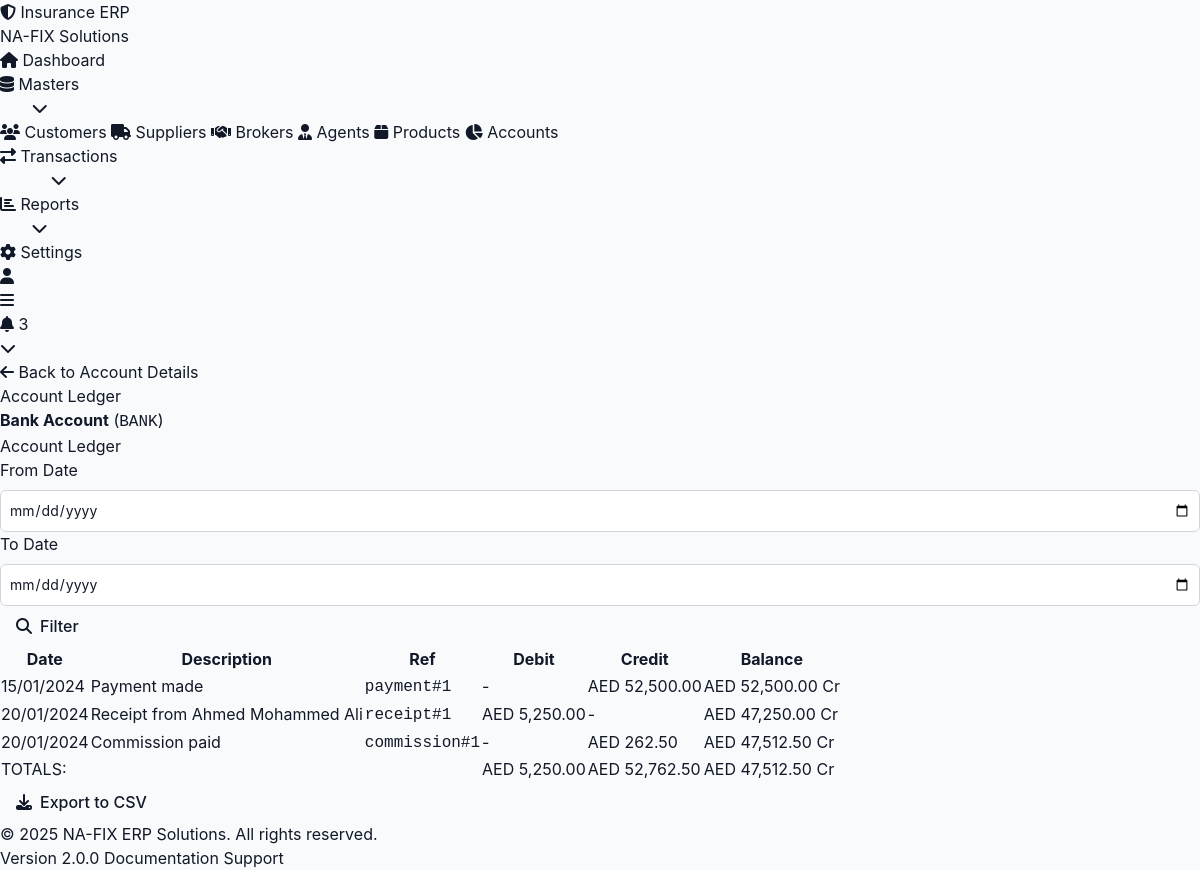
Page /accounts/ledger/2 on the committed database.
### tables this page shows
CREATE TABLE IF NOT EXISTS `accounts` (
  `account_id` int(11) NOT NULL AUTO_INCREMENT,
  `account_code` varchar(50) NOT NULL,
  `account_name` varchar(255) NOT NULL,
  `account_type` enum('asset','liability','equity','income','expense') NOT NULL,
  `description` text,
  `is_system` tinyint(1) DEFAULT 0,
  `status` tinyint(1) DEFAULT 1,
  PRIMARY KEY (`account_id`),
  UNIQUE KEY `account_code` (`account_code`),
  KEY `account_type` (`account_type`)
);

CREATE TABLE IF NOT EXISTS `daybook` (
  `id` int(11) NOT NULL AUTO_INCREMENT,
  `date` date NOT NULL,
  `account_code` varchar(50) NOT NULL,
  `debit` decimal(15,2) DEFAULT 0.00,
  `credit` decimal(15,2) DEFAULT 0.00,
  `narration` text,
  `reference_type` varchar(50) DEFAULT NULL,
  `reference_id` int(11) DEFAULT NULL,
  `created_at` timestamp DEFAULT CURRENT_TIMESTAMP,
  PRIMARY KEY (`id`),
  KEY `date` (`date`),
  KEY `account_code` (`account_code`),
  KEY `reference` (`reference_type`,`reference_id`)
);

### application/controllers/Accounts.php (called while the page is built, shortened)
<?php
class Accounts extends CI_Controller {
    public function __construct() {
        $this->load->model('Account_model');
    }
    public function ledger($account_id) {
        $account = $this->Account_model->get_by_id($account_id);
        $from_date = $this->input->get('from_date');
        $to_date = $this->input->get('to_date');
        $ledger_entries = $this->Account_model->get_ledger($account->account_code, $from_date, $to_date);
        $opening_balance = 0;
        $running_balance = $opening_balance;
        foreach ($ledger_entries as $entry) {
            $running_balance += ($entry->debit - $entry->credit);
            $entry->running_balance = $running_balance;
        }
        $data = [
            'page_title' => 'Account Ledger',
            'account' => $account,
            'ledger_entries' => $ledger_entries,
            'opening_balance' => $opening_balance,
            'filters' => [
                'from_date' => $from_date,
                'to_date' => $to_date
            ],
            'main_content' => 'accounts/ledger'
        ];
        $this->load->view('templates/modern_layout', $data);
    }
}

### index.php (called while the page is built, shortened)
<?php
require_once BASEPATH.'core/CodeIgniter.php';

### application/core/MY_Model.php (called while the page is built, shortened)
<?php
class MY_Model extends CI_Model {
    protected $table;
    protected $primary_key = 'id';
    public function get_by_id($id) {
        $query = $this->db->get_where($this->table, [
            $this->primary_key => $id
        ]);
        return $query->row();
    }
}

### application/models/Account_model.php (called while the page is built, shortened)
<?php
class Account_model extends MY_Model {
    public function get_ledger($account_code, $from_date = null, $to_date = null) {
        $this->db->select('*');
        $this->db->from('daybook');
        $this->db->where('account_code', $account_code);
        $this->db->order_by('date', 'ASC');
        $this->db->order_by('id', 'ASC');
        $entries = $this->db->get()->result();
        $running_balance = 0;
        foreach ($entries as $entry) {
            $running_balance += ($entry->debit - $entry->credit);
        }
        return $entries;
    }
}

### application/views/accounts/ledger.php (the view, shortened to what this page needs)
<div class="mb-6">
    <a href="<?php echo base_url('accounts/view/' . $account->account_id); ?>" class="text-primary-600 hover:underline flex items-center gap-2 mb-2">
        <i class="fas fa-arrow-left"></i> Back to Account Details
    </a>
    <h1 class="text-3xl font-bold text-gray-900">Account Ledger</h1>
    <p class="text-gray-600">
        <strong><?php echo htmlspecialchars($account->account_name); ?></strong>
        (<code class="bg-gray-100 px-2 py-1 rounded"><?php echo htmlspecialchars($account->account_code); ?></code>)
    </p>
</div>
<div class="mb-6 bg-gray-50 border border-gray-200 rounded-lg p-4">
    <form method="get" action="" class="grid grid-cols-1 md:grid-cols-3 gap-4">
        <div class="form-group">
            <label class="text-sm font-medium">From Date</label>
            <input type="date"
                   name="from_date"
                   value="<?php echo $filters['from_date'] ?? ''; ?>"
                   class="form-control">
        </div>
        <div class="form-group">
            <label class="text-sm font-medium">To Date</label>
            <input type="date"
                   name="to_date"
                   value="<?php echo $filters['to_date'] ?? ''; ?>"
                   class="form-control">
        </div>
        <div class="form-group flex items-end">
            <button type="submit" class="btn btn-primary w-full">
                <i class="fas fa-search"></i> Filter
            </button>
        </div>
    </form>
</div>
<?php if (empty($ledger_entries)): ?>
    <div class="text-center py-8 text-gray-500">
        <i class="fas fa-receipt text-4xl mb-2"></i>
        <p>No transactions found for selected period</p>
    </div>
<?php else: ?>
    <div class="overflow-x-auto">
            <?php
            $total_debit = 0;
            $total_credit = 0;
            ?>
            <?php foreach ($ledger_entries as $entry): ?>
                <?php
                $total_debit += $entry->debit;
                $total_credit += $entry->credit;
                ?>
                <tr>
                    <td><?php echo format_date($entry->date); ?></td>
                    <td><?php echo htmlspecialchars($entry->narration); ?></td>
                    <td>
                        <?php if ($entry->reference_type && $entry->reference_id): ?>
                            <code class="text-xs"><?php echo htmlspecialchars($entry->reference_type . '#' . $entry->reference_id); ?></code>
                        <?php else: ?>
                            -
                        <?php endif; ?>
                    </td>
                    <td class="text-success-600 font-semibold">
                        <?php echo $entry->debit > 0 ? format_currency($entry->debit) : '-'; ?>
                    </td>
                    <td class="text-danger-600 font-semibold">
                        <?php echo $entry->credit > 0 ? format_currency($entry->credit) : '-'; ?>
                    </td>
                    <td class="font-bold">
                        <?php
                        $balance = $entry->running_balance;
                        $color = $balance >= 0 ? 'text-success-600' : 'text-danger-600';
                        ?>
                        <span class="<?php echo $color; ?>">
                            <?php echo format_currency(abs($balance)); ?>
                            <?php echo $balance >= 0 ? 'Dr' : 'Cr'; ?>
                        </span>
                    </td>
                </tr>
            <?php endforeach; ?>
            <tr class="bg-gray-100 font-bold">
                <td colspan="3" class="text-right">TOTALS:</td>
                <td class="text-success-600"><?php echo format_currency($total_debit); ?></td>
                <td class="text-danger-600"><?php echo format_currency($total_credit); ?></td>
                <td>
                    <?php
                    $closing_balance = ($opening_balance + $total_debit - $total_credit);
                    $color = $closing_balance >= 0 ? 'text-success-600' : 'text-danger-600';
                    ?>
                    <span class="<?php echo $color; ?>">
                        <?php echo format_currency(abs($closing_balance)); ?>
                        <?php echo $closing_balance >= 0 ? 'Dr' : 'Cr'; ?>
                    </span>
                </td>
            </tr>
    </div>
    <div class="mt-6 flex justify-end">
        <button onclick="exportLedger()" class="btn btn-secondary">
            <i class="fas fa-download"></i> Export to CSV
        </button>
    </div>
<?php endif; ?>

### application/views/accounts/ledger.php (style rules this page uses)
.form-control { width: 100%; padding: 0.5rem; border: 1px solid #d1d5db; border-radius: 0.375rem; font-size: 0.875rem; }
.form-group { margin-bottom: 0; }
.form-group label { display: block; margin-bottom: 0.5rem; }

### rows in the picture
accounts: account_name "Bank Account", account_code "BANK"
daybook: date "15/01/2024", narration "Payment made", reference_type+reference "payment#1", credit "AED 52,500.00", balance "AED 52,500.00"
daybook: date "20/01/2024", narration "Receipt from Ahmed Mohammed Ali", reference_type+reference "receipt#1", debit "AED 5,250.00", balance "AED 47,250.00"
daybook: date "20/01/2024", narration "Commission paid", reference_type+reference "commission#1", credit "AED 262.50", balance "AED 47,512.50"

### other values in the picture
$title "Account Ledger"
$header "Date"
$header "Description"
$header "Ref"
$header "Debit"
$header "Credit"
$header "Balance"
format_currency($total_debit) "AED 5,250.00"
format_currency($total_credit) "AED 52,762.50"
format_currency(abs($closing_balance)) "AED 47,512.50"
